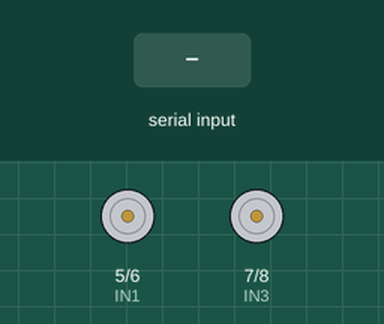
Simulated run of this sketch. Board: Arduino Uno, built with avr-gcc and run on an emulated ATmega328P. Parts: motor-driver pin pairs drawn as motors (green arrow = first pin HIGH = forward, orange = second pin HIGH = backward, longer = more drive, scaled by the enable pin). The test bench sets the inputs (shaded band).

Above: at 1.2 s.
1.3 s: "F" received over Serial
At 1.42 s:
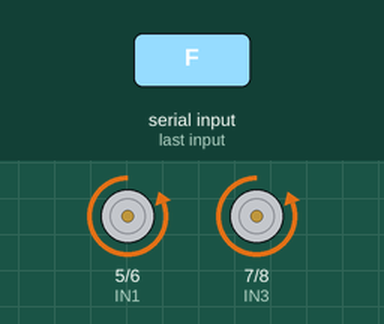
3.0 s: "B" received over Serial
At 3.22 s:
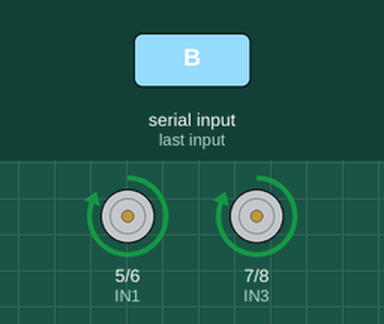
4.8 s: "R" received over Serial
At 4.87 s:
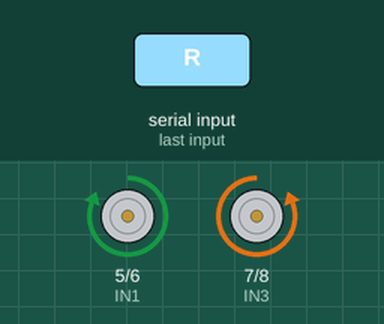
6.4 s: "L" received over Serial
At 6.52 s:
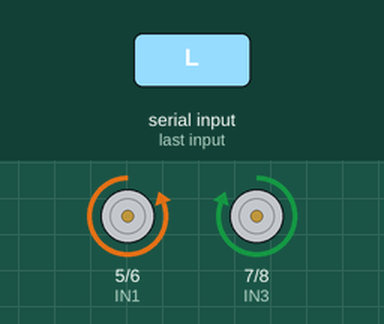
Timing chart, 0 to 9.1 s (numbered marks = the images above; inputs shaded):
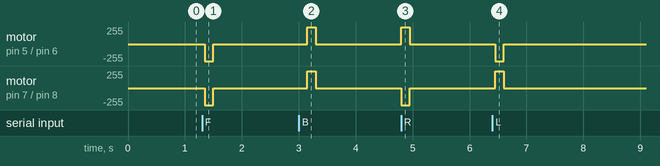

Measured:
- after the input at 1.3 s, motor on pin 5 (IN1) / pin 6 (IN2), motor on pin 7 (IN3) / pin 8 (IN4): stopped → backward 255/255 after 0.05 s, → stopped 0.15 s later
- after the input at 3.0 s, motor on pin 5 (IN1) / pin 6 (IN2), motor on pin 7 (IN3) / pin 8 (IN4): stopped → forward 255/255 after 0.15 s, → stopped 0.15 s later
- after the input at 4.8 s, motor on pin 5 (IN1) / pin 6 (IN2): stopped → forward 255/255 at once, → stopped 0.15 s later; motor on pin 7 (IN3) / pin 8 (IN4): stopped → backward 255/255 at once, → stopped 0.15 s later
- after the input at 6.4 s, motor on pin 5 (IN1) / pin 6 (IN2): stopped → backward 255/255 after 0.05 s, → stopped 0.15 s later; motor on pin 7 (IN3) / pin 8 (IN4): stopped → forward 255/255 after 0.05 s, → stopped 0.15 s later

The sketch:

Prueba_motores_con_teclas_-_ANDA_BIEN.ino
```cpp
// Motor A Derecba
int ENA = 9;
int IN1 = 5;
int IN2 = 6;

// Motor B Izquierda
int ENB = 10;
int IN3 = 7;
int IN4 = 8;

int vel = 255;
int stp = 150;

void setup()
{
 Serial.begin(9600) ;
 // Declaramos todos los pines como salidas
 pinMode (ENA, OUTPUT);
 pinMode (ENB, OUTPUT);
 pinMode (IN1, OUTPUT);
 pinMode (IN2, OUTPUT);
 pinMode (IN3, OUTPUT);
 pinMode (IN4, OUTPUT);

}

void loop() {
  // put your main code here, to run repeatedly:
 // Motor gira en un sentido
 if (Serial.available())
 switch (Serial.read())
 {
 case 'F':
 Adelante();
 break;
 case 'B':
 Atras();
 break;
 case 'R':
 Derecha();
 break;
 case 'L':
 Izquierda();
 break;
 case 'S':
 Parar();
 break;
 }
delay (stp);
Parar();
}

void Atras ()
{
 //Direccion motor A
 digitalWrite (IN1, HIGH);
 digitalWrite (IN2, LOW);
 analogWrite (ENA, vel); //Velocidad motor A
 //Direccion motor B
 digitalWrite (IN3, HIGH);
 digitalWrite (IN4, LOW);
 analogWrite (ENB, vel); //Velocidad motor B
 }

void Adelante ()
{
 //Direccion motor A
 digitalWrite (IN2, HIGH);
 digitalWrite (IN1, LOW);
 analogWrite (ENA, vel); //Velocidad motor A
 //Direccion motor B
 digitalWrite (IN4, HIGH);
 digitalWrite (IN3, LOW);
 analogWrite (ENB, vel); //Velocidad motor B

}

void Derecha ()
{
 //Direccion motor A
 digitalWrite (IN2, LOW);
 digitalWrite (IN1, HIGH);
 analogWrite (ENA, vel); //Velocidad motor A
 //Direccion motor B
 digitalWrite (IN4, HIGH);
 digitalWrite (IN3, LOW);
 analogWrite (ENB, vel); //Velocidad motor A

}

void Izquierda ()
{
 //Direccion motor A
 digitalWrite (IN1, LOW);
 digitalWrite (IN2, HIGH);
 analogWrite (ENA, vel); //Velocidad motor A
 //Direccion motor B
 digitalWrite (IN3, HIGH);
 digitalWrite (IN4, LOW);
 analogWrite (ENB, vel); //Velocidad motor A

}

void Parar() {
  analogWrite(ENA,0);
  analogWrite(ENB,0);
}
```
